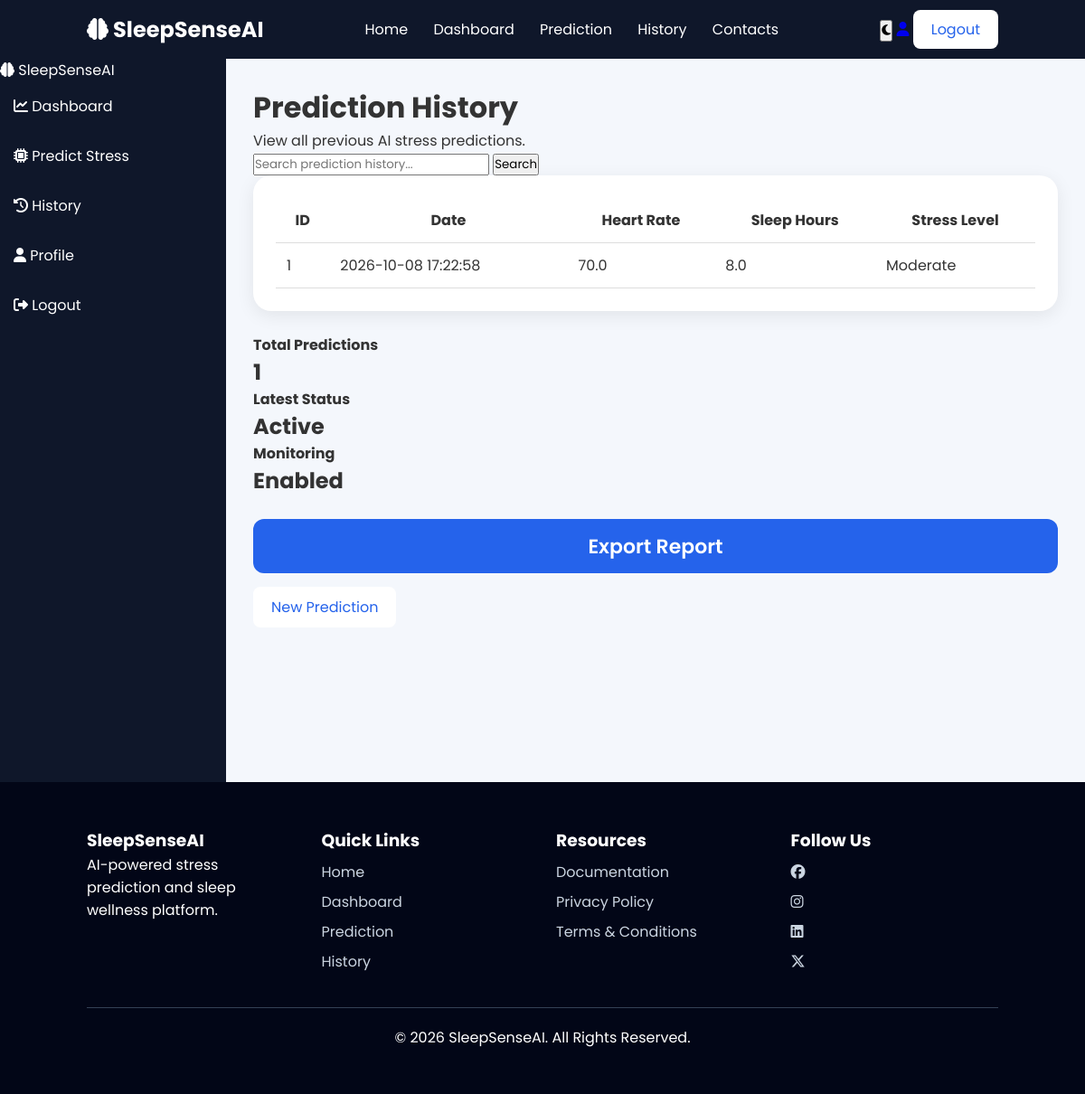
The app's page /history (signed in) with its own data.
### tables this page shows
CREATE TABLE predictions (

    id INTEGER PRIMARY KEY AUTOINCREMENT,

    user_id INTEGER,

    heart_rate REAL,

    respiratory_rate REAL,

    body_temperature REAL,

    blood_oxygen REAL,

    sleep_hours REAL,

    emotional_state REAL,

    lifestyle_score REAL,

    stress_level TEXT,

    prediction_date TIMESTAMP DEFAULT CURRENT_TIMESTAMP, created_at TEXT,

    FOREIGN KEY(user_id)
    REFERENCES users(id)

);

### app.py (the view)
@app.route("/history")
def history():
    if not login_required():
        return redirect(url_for("login"))
    conn = get_db_connection()
    try:
        records = conn.execute(
            """
            SELECT * FROM predictions
            WHERE user_id = ?
            ORDER BY id DESC
            """,
            (session["user_id"],)
        ).fetchall()
    finally:
        conn.close()
    return render_template(
        "history.html",
        records=records,
        history=records
    )

### app.py (called while the page is built)
def get_db_connection():
    conn = sqlite3.connect(DATABASE)
    conn.row_factory = sqlite3.Row
    conn.execute("PRAGMA foreign_keys = ON")
    return conn

def login_required():
    return "user_id" in session

### templates/history.html (shortened to what this page needs)
{% extends "base.html" %}
{% block content %}
<div class="dashboard">
    <aside class="sidebar">
        <div class="sidebar-logo">
            <i class="fa-solid fa-brain"></i>
            SleepSenseAI
        </div>
        <div class="sidebar-menu">
            <a href="/dashboard">
                <i class="fa-solid fa-chart-line"></i>
                Dashboard
            </a>
            <a href="/predict">
                <i class="fa-solid fa-microchip"></i>
                Predict Stress
            </a>
            <a href="/history">
                <i class="fa-solid fa-clock-rotate-left"></i>
                History
            </a>
            <a href="/profile">
                <i class="fa-solid fa-user"></i>
                Profile
            </a>
            <a href="/logout">
                <i class="fa-solid fa-right-from-bracket"></i>
                Logout
            </a>
        </div>
    </aside>
    <main class="main-content">
        <div class="page-title">
            <h1>
                Prediction History
            </h1>
            <p>
                View all previous AI stress predictions.
            </p>
        </div>
        <div class="search-box">
            <input
                type="text"
                id="searchInput"
                placeholder="Search prediction history...">
            <button>
                Search
            </button>
        </div>
        <div class="table-container">
            <table>
                <thead>
                    <tr>
                        <th>ID</th>
                        <th>Date</th>
                        <th>Heart Rate</th>
                        <th>Sleep Hours</th>
                        <th>Stress Level</th>
                    </tr>
                </thead>
                <tbody>
                    {% for row in history %}
                    <tr>
                        <td>
                            {{ row.id }}
                        </td>
                        <td>
                            {{ row.prediction_date }}
                        </td>
                        <td>
                            {{ row.heart_rate }}
                        </td>
                        <td>
                            {{ row.sleep_hours }}
                        </td>
                        <td>
                            {% if row.stress_level == "Low" %}
                                <span class="badge badge-low">
                                    Low
                                </span>
                            {% elif row.stress_level == "Moderate" %}
                                <span class="badge badge-medium">
                                    Moderate
                                </span>
                            {% else %}
                                <span class="badge badge-high">
                                    High
                                </span>
                            {% endif %}
                        </td>
                    </tr>
                    {% endfor %}
                </tbody>
            </table>
        </div>
        <div
            class="dashboard-cards"
            style="margin-top:25px;">
            <div class="dashboard-card">
                <h4>
                    Total Predictions
                </h4>
                <h2>
                    {{ history|length }}
                </h2>
            </div>
            <div class="dashboard-card">
                <h4>
                    Latest Status
                </h4>
                <h2>
                    Active
                </h2>
            </div>
            <div class="dashboard-card">
                <h4>
                    Monitoring
                </h4>
                <h2>
                    Enabled
                </h2>
            </div>
        </div>
        <div
            style="
            margin-top:25px;
            display:flex;
            gap:15px;
            flex-wrap:wrap;">
            <button
                onclick="window.print()"
                class="btn-primary">
                Export Report
            </button>
            <a
                href="/predict"
                class="btn-secondary">
                New Prediction
            </a>
        </div>
    </main>
</div>
{% endblock %}

### static/css/style.css (style rules this page uses)
* { margin:0; padding:0; box-sizing:border-box; font-family:'Poppins',sans-serif; }
body { background:#f4f7fc; color:#333; }
a { text-decoration:none; }
.btn-primary { background:#2563eb; color:white; padding:10px 20px; border-radius:8px; }
.btn-secondary { background:white; color:#2563eb; padding:10px 20px; border-radius:8px; }
:root { --sand: #E8D5B7; --sage: #DCE8D7; --ivory: #FAF6EF; --forest: #34483A; --forest-dark: #26382D; --muted: #697468; --white: #FFFFFF; }
.btn-primary { width:100%; height:60px; font-size:22px; font-weight:600; border:none; border-radius:12px; background:#2563eb; color:white; cursor:pointer; }
.dashboard { display:flex; }
.sidebar { width:250px; min-height:100vh; background:#0f172a; color:white; }
.sidebar-menu a { display:block; color:white; padding:15px; }
.main-content { flex:1; padding:30px; }
.chart-container, .table-container { background:white; padding:25px; border-radius:20px; box-shadow:0 5px 20px rgba(0,0,0,.08); }
table { width:100%; border-collapse:collapse; }
table th, table td { padding:12px; border-bottom:1px solid #ddd; }

### records on screen
predictions: id "1", prediction_date "2026-10-08 17:22:58", heart_rate "70.0", sleep_hours "8.0", stress_level "Moderate"

### other values on screen
{{ history|length }} "1"
